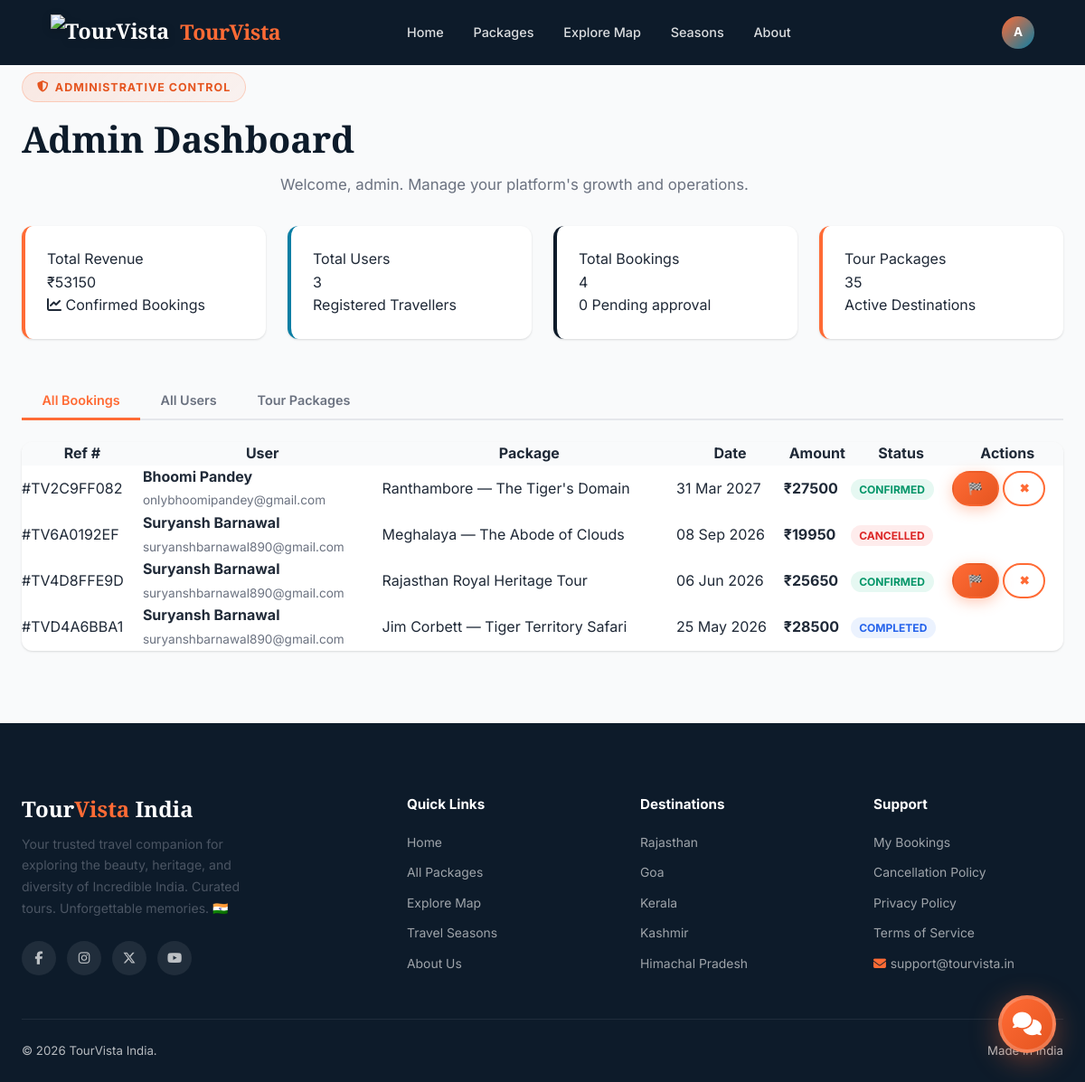
The app's page /accounts/admin-dashboard/ (signed in) with its own data.
### bookings/models.py (models this page shows, shortened)
class Booking(models.Model):
    booking_ref = models.CharField(max_length=12, unique=True, blank=True)
    user = models.ForeignKey(User, on_delete=models.CASCADE, related_name='bookings')
    package = models.ForeignKey(TourPackage, on_delete=models.CASCADE, related_name='bookings')
    first_name = models.CharField(max_length=50)
    last_name = models.CharField(max_length=50)
    email = models.EmailField()
    phone = models.CharField(max_length=15)
    num_travellers = models.PositiveIntegerField(default=1)
    travel_date = models.DateField()
    special_requests = models.TextField(blank=True)
    price_per_person = models.DecimalField(max_digits=10, decimal_places=2)
    total_amount = models.DecimalField(max_digits=12, decimal_places=2)
    status = models.CharField(max_length=20, choices=BOOKING_STATUS, default='pending')
    created_at = models.DateTimeField(auto_now_add=True)
    updated_at = models.DateTimeField(auto_now=True)
    class Meta:
        ordering = ['-created_at']
    @property
    def full_name(self):
        return f"{self.first_name} {self.last_name}"

### core/models.py (models this page shows, shortened)
class TourPackage(models.Model):
    title = models.CharField(max_length=255)
    slug = models.SlugField(unique=True, blank=True)
    destination = models.ForeignKey(Destination, on_delete=models.SET_NULL, null=True, blank=True)
    state = models.CharField(max_length=50, choices=INDIAN_STATES, default='rajasthan')
    description = models.TextField()
    highlights = models.TextField(blank=True, help_text="One highlight per line")
    itinerary = models.TextField(blank=True, help_text="Day-wise itinerary")
    inclusions = models.TextField(blank=True)
    exclusions = models.TextField(blank=True)
    duration_days = models.PositiveIntegerField(default=3)
    max_group_size = models.PositiveIntegerField(default=20)
    price_per_person = models.DecimalField(max_digits=10, decimal_places=2)
    discount_percent = models.PositiveIntegerField(default=0)
    difficulty = models.CharField(max_length=20, choices=DIFFICULTY_LEVELS, default='easy')
    best_season = models.CharField(max_length=20, choices=SEASONS, default='all')
    transportation = models.CharField(max_length=30, choices=TRANSPORT_CHOICES, default='flight')
    accommodation = models.CharField(max_length=30, choices=ACCOMMODATION_CHOICES, default='hotel')
    hotel_name = models.CharField(max_length=255, blank=True, help_text="Specific hotel name, e.g. Taj Lake Palace")
    hotel_star_rating = models.PositiveIntegerField(
        null=True, blank=True,
        choices=[(i, f'{i} Star') for i in range(1, 6)],
        help_text="Hotel star rating 1–5"
    )
    transport_details = models.CharField(max_length=255, blank=True, help_text="e.g. Indigo Flight + Private Innova Crysta")
    main_image = models.ImageField(upload_to='packages/', null=True, blank=True)
    image_2 = models.ImageField(upload_to='packages/', null=True, blank=True)
    image_3 = models.ImageField(upload_to='packages/', null=True, blank=True)
    image_4 = models.ImageField(upload_to='packages/', null=True, blank=True)
    is_featured = models.BooleanField(default=False)
    is_active = models.BooleanField(default=True)
    created_at = models.DateTimeField(auto_now_add=True)
    updated_at = models.DateTimeField(auto_now=True)
    city_name = models.CharField(max_length=100, blank=True, help_text="City name for weather API (e.g. Jaipur)")
    class Meta:
        ordering = ['-is_featured', '-created_at']

### accounts/views.py (the view)
# urls.py: path('admin-dashboard/', views.admin_dashboard, name='admin_dashboard'),
@login_required
def admin_dashboard(request):
    if not request.user.is_staff:
        messages.error(request, 'Access denied. Admins only.')
        return redirect('accounts:dashboard')
    all_users = User.objects.all().select_related('profile')
    all_bookings = Booking.objects.all().select_related('user', 'package').order_by('-created_at')
    from core.models import TourPackage
    all_packages = TourPackage.objects.all()
    total_revenue = sum(b.total_amount for b in all_bookings if b.status == 'confirmed')
    pending_bookings = all_bookings.filter(status='pending').count()
    context = {
        'all_users': all_users,
        'all_bookings': all_bookings,
        'all_packages': all_packages,
        'total_users': all_users.count(),
        'total_bookings': all_bookings.count(),
        'total_packages': all_packages.count(),
        'total_revenue': total_revenue,
        'pending_count': pending_bookings,
    }
    return render(request, 'accounts/admin_dashboard.html', context)

### templates/accounts/admin_dashboard.html (shortened to what this page needs)
{% extends 'base.html' %}
{% load static %}
{% block content %}
<div class="section" style="background:var(--gray-50); min-height:80vh">
    <div class="container">
        <div class="section-header" style="text-align:left; margin-bottom:2rem">
            <div class="badge-tag"><i class="fas fa-shield-alt"></i> Administrative Control</div>
            <h2>Admin Dashboard</h2>
            <p>Welcome, {{ user.first_name|default:user.username }}. Manage your platform's growth and operations.</p>
        </div>
        <div style="display:grid; grid-template-columns:repeat(auto-fit, minmax(240px, 1fr)); gap:1.5rem; margin-bottom:3rem">
            <div style="background:white; padding:1.5rem; border-radius:var(--radius); box-shadow:var(--shadow-sm); border-left:4px solid var(--saffron)">
                <div class="label">Total Revenue</div>
                <div class="value">₹{{ total_revenue|floatformat:0 }}</div>
                <div class="meta"><i class="fas fa-chart-line"></i> Confirmed Bookings</div>
            </div>
            <div style="background:white; padding:1.5rem; border-radius:var(--radius); box-shadow:var(--shadow-sm); border-left:4px solid var(--teal)">
                <div class="label">Total Users</div>
                <div class="value">{{ total_users }}</div>
                <div class="meta">Registered Travellers</div>
            </div>
            <div style="background:white; padding:1.5rem; border-radius:var(--radius); box-shadow:var(--shadow-sm); border-left:4px solid var(--navy)">
                <div class="label">Total Bookings</div>
                <div class="value">{{ total_bookings }}</div>
                <div class="meta">{{ pending_count }} Pending approval</div>
            </div>
            <div style="background:white; padding:1.5rem; border-radius:var(--radius); box-shadow:var(--shadow-sm); border-left:4px solid var(--saffron)">
                <div class="label">Tour Packages</div>
                <div class="value">{{ total_packages }}</div>
                <div class="meta">Active Destinations</div>
            </div>
        </div>
        <div class="detail-tabs" style="margin-bottom:1.5rem">
            <button class="tab-btn active" data-tab="tab-bookings">All Bookings</button>
            <button class="tab-btn" data-tab="tab-users">All Users</button>
            <button class="tab-btn" data-tab="tab-packages">Tour Packages</button>
        </div>
        <div class="tab-panel active" id="tab-bookings">
            <div style="background:white; border-radius:var(--radius); box-shadow:var(--shadow-sm); overflow-x:auto">
                <table style="width:100%; border-collapse:collapse;">
                    <thead>
                        <tr style="background:var(--gray-50)">
                            <th>Ref #</th>
                            <th>User</th>
                            <th>Package</th>
                            <th>Date</th>
                            <th>Amount</th>
                            <th>Status</th>
                            <th>Actions</th>
                        </tr>
                    </thead>
                    <tbody>
                        {% for b in all_bookings %}
                        <tr>
                            <td>#{{ b.booking_ref }}</td>
                            <td>
                                <strong>{{ b.full_name|default:"N/A" }}</strong><br>
                                <small>{{ b.user.email|default:"—" }}</small>
                            </td>
                            <td>{{ b.package.title }}</td>
                            <td>{{ b.travel_date|date:"d M Y" }}</td>
                            <td><strong>₹{{ b.total_amount|floatformat:0 }}</strong></td>
                            <td>
                                <span class="badge status-{{ b.status|default:'unknown' }}">
                                    {{ b.status|title }}
                                </span>
                            </td>
                            <td>
                                {% if b.status == 'confirmed' %}
                                    <a href="{% url 'accounts:admin_update_booking_status' b.id 'completed' %}" class="btn btn-primary btn-sm">🏁</a>
                                {% endif %}
                                {% if b.status != 'cancelled' and b.status != 'completed' %}
                                    <a href="{% url 'accounts:admin_update_booking_status' b.id 'cancelled' %}" class="btn btn-outline btn-sm">✖</a>
                                {% endif %}
                            </td>
                        </tr>
                        {% empty %}
                        <tr>
                            <td colspan="7" style="text-align:center; padding:2rem;">
                                No bookings found.
                            </td>
                        </tr>
                        {% endfor %}
                    </tbody>
                </table>
            </div>
        </div>
    </div>
</div>
{% endblock %}

### templates/base.html (shortened to what this page needs)
{% load static %}
<!DOCTYPE html>
<html lang="en">
<head>
  <link rel="stylesheet" href="https://cdnjs.cloudflare.com/ajax/libs/font-awesome/6.5.1/css/all.min.css">
  <link rel="stylesheet" href="{% static 'css/style.css' %}">
  <link rel="stylesheet" href="https://unpkg.com/leaflet@1.9.4/dist/leaflet.css">
  <link rel="stylesheet" href="https://unpkg.com/aos@2.3.1/dist/aos.css">
</head>
<body>
  <nav class="navbar {% block navbar_class %}solid{% endblock %}" id="main-navbar">
    <div class="container" style="display:flex;align-items:center;width:100%;gap:2rem">
      <a href="{% url 'core:home' %}" class="nav-brand" style="display:flex;align-items:center;gap:.75rem">
        <img src="{% static 'img/logo.png' %}" alt="TourVista"
          style="height:40px;width:auto;filter:drop-shadow(0 2px 4px rgba(0,0,0,.2))">
        <span style="font-family:'Playfair Display',serif;font-weight:700;letter-spacing:-0.02em">Tour<span
            style="color:var(--saffron)">Vista</span></span>
      </a>
      <div class="nav-links">
        <a href="{% url 'core:home' %}" {% if request.resolver_match.url_name == 'home' %}class="active" {% endif %}>Home</a>
        <a href="{% url 'core:packages' %}" {% if 'package' in request.resolver_match.url_name %}class="active" {% endif %}>Packages</a>
        <a href="{% url 'core:explore_map' %}">Explore Map</a>
        <a href="{% url 'core:seasons' %}">Seasons</a>
        <a href="{% url 'core:about' %}">About</a>
      </div>
      <div class="nav-actions" style="margin-left:auto;flex-shrink:0">
        {% if user.is_authenticated %}
        <div class="nav-dropdown">
          <div class="nav-avatar" title="{{ user.username }}">
            {% if user.first_name %}{{ user.first_name.0|upper }}{% else %}{{ user.username.0|upper }}{% endif %}
          </div>
        </div>
        {% else %}
        <a href="{% url 'accounts:login' %}" class="btn btn-outline btn-sm"
          style="color:white;border-color:rgba(255,255,255,.4)">Login</a>
        <a href="{% url 'accounts:register' %}" class="btn btn-primary btn-sm">Sign Up Free</a>
        {% endif %}
      </div>
    </div>
  </nav>
  {% block content %}{% endblock %}
  <footer class="footer">
    <div class="container">
      <div class="footer-grid">
        <div class="footer-brand">
          <h3>Tour<span>Vista</span> India</h3>
          <p>Your trusted travel companion for exploring the beauty, heritage, and diversity of Incredible India.
            Curated tours. Unforgettable memories. 🇮🇳</p>
          <div class="footer-social">
            <a href="#" aria-label="Facebook"><i class="fab fa-facebook-f"></i></a>
            <a href="#" aria-label="Instagram"><i class="fab fa-instagram"></i></a>
            <a href="#" aria-label="Twitter"><i class="fab fa-x-twitter"></i></a>
            <a href="#" aria-label="YouTube"><i class="fab fa-youtube"></i></a>
          </div>
        </div>
        <div class="footer-col">
          <h4>Quick Links</h4>
          <ul>
            <li><a href="{% url 'core:home' %}">Home</a></li>
            <li><a href="{% url 'core:packages' %}">All Packages</a></li>
            <li><a href="{% url 'core:explore_map' %}">Explore Map</a></li>
            <li><a href="{% url 'core:seasons' %}">Travel Seasons</a></li>
            <li><a href="{% url 'core:about' %}">About Us</a></li>
          </ul>
        </div>
        <div class="footer-col">
          <h4>Destinations</h4>
          <ul>
            <li><a href="{% url 'core:packages' %}?state=rajasthan">Rajasthan</a></li>
            <li><a href="{% url 'core:packages' %}?state=goa">Goa</a></li>
            <li><a href="{% url 'core:packages' %}?state=kerala">Kerala</a></li>
            <li><a href="{% url 'core:packages' %}?state=kashmir">Kashmir</a></li>
            <li><a href="{% url 'core:packages' %}?state=himachal_pradesh">Himachal Pradesh</a></li>
          </ul>
        </div>
        <div class="footer-col">
          <h4>Support</h4>
          <ul>
            <li><a href="{% url 'accounts:dashboard' %}">My Bookings</a></li>
            <li><a href="#">Cancellation Policy</a></li>
            <li><a href="#">Privacy Policy</a></li>
            <li><a href="#">Terms of Service</a></li>
            <li><a href="mailto:support@tourvista.in"><i class="fas fa-envelope"
                  style="margin-right:.3rem;color:#FF6B35"></i>support@tourvista.in</a></li>
          </ul>
        </div>
      </div>
      <div class="footer-bottom">
        <span>© {% now "Y" %} TourVista India.</span>
        <span>Made in India </span>
      </div>
    </div>
  </footer>
  <div class="chatbot-bubble">
    <button class="chatbot-toggle" id="chatbot-toggle" aria-label="Open chat assistant" aria-expanded="false">
      <i class="fas fa-comments"></i>
    </button>
  </div>
</body>
</html>

### templates/accounts/admin_dashboard.html (style rules this page uses)
.badge { padding: .25rem .6rem; border-radius: 999px; font-size: .75rem; font-weight: 700; text-transform: uppercase; }
.status-confirmed { background: rgba(16,185,129,.1); color: #059669; }
.status-completed { background: rgba(59,130,246,.1); color: #2563EB; }
.status-cancelled, .status-unknown { background: rgba(239,68,68,.1); color: #DC2626; }

### records on screen
Booking: booking_ref "TV2C9FF082", full_name "Bhoomi Pandey", user.email "onlybhoomipandey@gmail.com", package "Ranthambore — The Tiger's Domain", travel_date "31 Mar 2027", total_amount "27500", status "CONFIRMED"
Booking: booking_ref "TV6A0192EF", full_name "Suryansh Barnawal", user.email "suryanshbarnawal890@gmail.com", package "Meghalaya — The Abode of Clouds", travel_date "08 Sep 2026", total_amount "19950", status "CANCELLED"
Booking: booking_ref "TV4D8FFE9D", full_name "Suryansh Barnawal", user.email "suryanshbarnawal890@gmail.com", package "Rajasthan Royal Heritage Tour", travel_date "06 Jun 2026", total_amount "25650", status "CONFIRMED"
Booking: booking_ref "TVD4A6BBA1", full_name "Suryansh Barnawal", user.email "suryanshbarnawal890@gmail.com", package "Jim Corbett — Tiger Territory Safari", travel_date "25 May 2026", total_amount "28500", status "COMPLETED"

### other values on screen
{{ user.username.0|upper }} "A"
{{ user.first_name|default:user.username }} "admin"
{{ total_revenue|floatformat:0 }} "53150"
{{ total_users }} "3"
{{ total_bookings }} "4"
{{ pending_count }} "0"
{{ total_packages }} "35"
